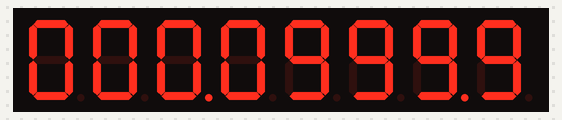
A sketch run on a simulated Arduino Uno, built with avr-gcc and run on an emulated ATmega328P. On the bench: 8-digit seven-segment display. Wiring (inferred from the names in the program): MAX7219 LED driver: data pin 13; clock pin 11; CS pin 12.

Above: at 0.01 s.
At 5.0 s:
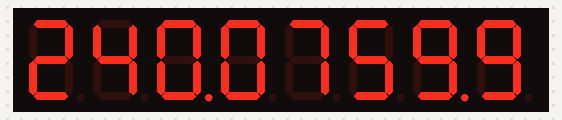
At 9.99 s:
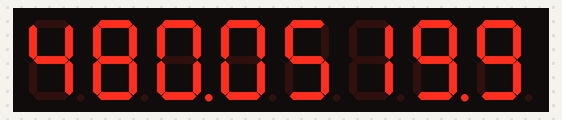
At 19.97 s:
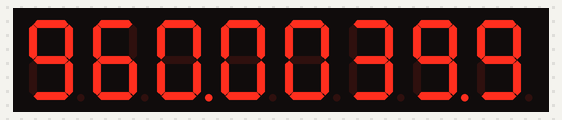
At 29.96 s:
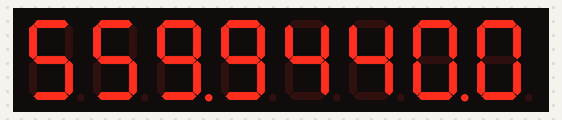
At 39.94 s:
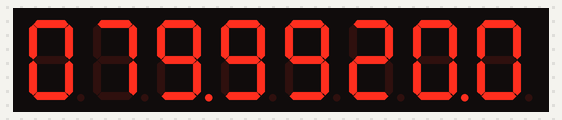

The sketch:

displayTest.ino
```cpp
#define DELAYTIME 50
#define DIN 13
#define CS 12
#define CLK 11

void output(byte address, byte data){
  digitalWrite(CS,LOW);
  shiftOut(DIN,CLK,MSBFIRST,address); // High bit first
  shiftOut(DIN,CLK,MSBFIRST,data);
  digitalWrite(CS,HIGH);
}

void displayTwo(float x, float y){
  //displays two sets of floats with one decimal of precision.
  //Range: 000.0 to 999.9

  int digits[4];
  digits[0] = floor(x/100);
  digits[1] = floor((x-(digits[0]*100))/10);
  digits[2] = floor((x-digits[0]*100-digits[1]*10));
  digits[3] = floor((x-digits[0]*100-digits[1]*10-digits[2])*10);

  digits[2] += 128; // add decimal

  for(int i=8;i>=5;i--){
    output(i,digits[8-i]);
  }

  digits[0] = floor(y/100);
  digits[1] = floor((y-(digits[0]*100))/10);
  digits[2] = floor((y-digits[0]*100-digits[1]*10));
  digits[3] = floor((y-digits[0]*100-digits[1]*10-digits[2])*10);

  digits[2] += 128; // add decimal

  for(int i=4;i>=1;i--){
    output(i,digits[4-i]);
  }

   delay(DELAYTIME);
}

void setup() {
  digitalWrite(CS,HIGH);
  pinMode(DIN,OUTPUT);
  pinMode(CS,OUTPUT);
  pinMode(CLK,OUTPUT);

  output(0x0f, 0x00); //display test register - test mode off
  output(0x0c, 0x01); //shutdown register - normal operation
  output(0x0b, 0x07); //scan limit register - display digits 0 thru 7
  output(0x0a, 0x05); //intensity register - max brightness 00 to 0f
  output(0x09, 0xff); //decode mode register - CodeB decode all digits
}

void loop() {
  for(float i=0;i<999.9;i+=2.5){
    displayTwo(i,(999.9-i));
  }
  for(float i=0;i<999.9;i+=2.5){
    displayTwo(999.9-i,i);
  }


}
```
